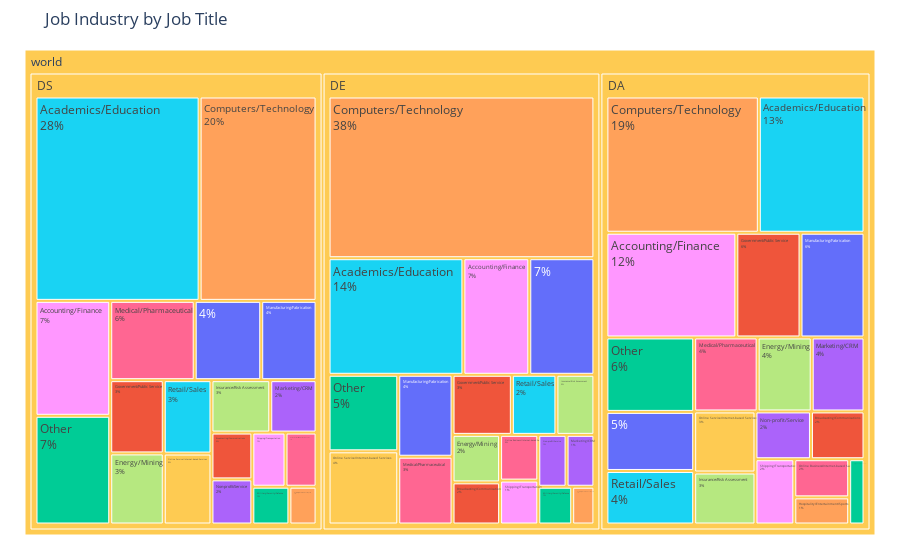

The code cell stored with this chart in its notebook:
### Code cell
import plotly.express as px
import numpy as np
df = response.groupby(['RegroupJobTitle', 'JobIndustry'])['Age'].count().reset_index()
df = df[df['RegroupJobTitle'] != 'OTHER']
fig = px.treemap(df, path=[px.Constant("world"), 'RegroupJobTitle', 'JobIndustry'], values='Age',
                  color='JobIndustry', title = 'Job Industry by Job Title'
#                  hover_data=['iso_alpha'],
#                   color_continuous_scale='RdBu',
#                   color_continuous_midpoint=np.average(df['lifeExp'], weights=df['pop'])
                )
fig.update_traces(textinfo = 'label+percent parent')
fig.update_layout(margin = dict(t=50, l=25, r=25, b=25))
fig.show()

### Figure 1 — Plotly figure (JSON) as saved in the notebook; plotly's stock layout.template omitted (floating-point values rounded to 4 significant figures)
{"data": [{"branchvalues": "total", "customdata": [[""], ["Government/Public Service"], ["Military/Security/Defense"], [""], ["Government/Public Service"], ["Non-profit/Service"], [""], ["Hospitality/Entertainment/Sports"], ["Non-profit/Service"], ["Academics/Education"], ["Hospitality/Entertainment/Sports"], ["Non-profit/Service"], ["Academics/Education"], ["Hospitality/Entertainment/Sports"], ["Online Business/Internet-based Sales"], ["Insurance/Risk Assessment"], ["Online Business/Internet-based Sales"], ["Academics/Education"], ["Online Business/Internet-based Sales"], ["Accounting/Finance"], ["Insurance/Risk Assessment"], ["Online Service/Internet-based Services"], ["Accounting/Finance"], ["Insurance/Risk Assessment"], ["Online Service/Internet-based Services"], ["Accounting/Finance"], ["Manufacturing/Fabrication"], ["Online Service/Internet-based Services"], ["Manufacturing/Fabrication"], ["Broadcasting/Communications"], ["Manufacturing/Fabrication"], ["Other"], ["Broadcasting/Communications"], ["Marketing/CRM"], ["Other"], ["Broadcasting/Communications"], ["Marketing/CRM"], ["Other"], ["Computers/Technology"], ["Marketing/CRM"], ["Retail/Sales"], ["Computers/Technology"], ["Retail/Sales"], ["Computers/Technology"], ["Medical/Pharmaceutical"], ["Energy/Mining"], ["Medical/Pharmaceutical"], ["Retail/Sales"], ["Energy/Mining"], ["Medical/Pharmaceutical"], ["Shipping/Transportation"], ["Energy/Mining"], ["Military/Security/Defense"], ["Shipping/Transportation"], ["Government/Public Service"], ["Military/Security/Defense"], ["Shipping/Transportation"], ["(?)"], ["(?)"], ["(?)"], ["(?)"]], "domain": {"x": [0, 1], "y": [0, 1]}, "hovertemplate": "labels=%{label}<br>Age=%{value}<br>parent=%{parent}<br>id=%{id}<br>JobIndustry=%{customdata[0]}<extra></extra>", "ids": ["world/DA/", "world/DE/Government/Public Service", "world/DS/Military/Security/Defense", "world/DE/", "world/DS/Government/Public Service", "world/DA/Non-profit/Service", "world/DS/", "world/DA/Hospitality/Entertainment/Sports", "world/DE/Non-profit/Service", "world/DA/Academics/Education", "world/DE/Hospitality/Entertainment/Sports", "world/DS/Non-profit/Service", "world/DE/Academics/Education", "world/DS/Hospitality/Entertainment/Sports", "world/DA/Online Business/Internet-based Sales", "world/DA/Insurance/Risk Assessment", "world/DE/Online Business/Internet-based Sales", "world/DS/Academics/Education", "world/DS/Online Business/Internet-based Sales", "world/DA/Accounting/Finance", "world/DE/Insurance/Risk Assessment", "world/DA/Online Service/Internet-based Services", "world/DE/Accounting/Finance", "world/DS/Insurance/Risk Assessment", "world/DE/Online Service/Internet-based Services", "world/DS/Accounting/Finance", "world/DA/Manufacturing/Fabrication", "world/DS/Online Service/Internet-based Services", "world/DE/Manufacturing/Fabrication", "world/DA/Broadcasting/Communications", "world/DS/Manufacturing/Fabrication", "world/DA/Other", "world/DE/Broadcasting/Communications", "world/DA/Marketing/CRM", "world/DE/Other", "world/DS/Broadcasting/Communications", "world/DE/Marketing/CRM", "world/DS/Other", "world/DA/Computers/Technology", "world/DS/Marketing/CRM", "world/DA/Retail/Sales", "world/DE/Computers/Technology", "world/DE/Retail/Sales", "world/DS/Computers/Technology", "world/DA/Medical/Pharmaceutical", "world/DA/Energy/Mining", "world/DE/Medical/Pharmaceutical", "world/DS/Retail/Sales", "world/DE/Energy/Mining", "world/DS/Medical/Pharmaceutical", "world/DA/Shipping/Transportation", "world/DS/Energy/Mining", "world/DA/Military/Security/Defense", "world/DE/Shipping/Transportation", "world/DA/Government/Public Service", "world/DE/Military/Security/Defense", "world/DS/Shipping/Transportation", "world/DA", "world/DE", "world/DS", "world"], "labels": ["", "Government/Public Service", "Military/Security/Defense", "", "Government/Public Service", "Non-profit/Service", "", "Hospitality/Entertainment/Sports", "Non-profit/Service", "Academics/Education", "Hospitality/Entertainment/Sports", "Non-profit/Service", "Academics/Education", "Hospitality/Entertainment/Sports", "Online Business/Internet-based Sales", "Insurance/Risk Assessment", "Online Business/Internet-based Sales", "Academics/Education", "Online Business/Internet-based Sales", "Accounting/Finance", "Insurance/Risk Assessment", "Online Service/Internet-based Services", "Accounting/Finance", "Insurance/Risk Assessment", "Online Service/Internet-based Services", "Accounting/Finance", "Manufacturing/Fabrication", "Online Service/Internet-based Services", "Manufacturing/Fabrication", "Broadcasting/Communications", "Manufacturing/Fabrication", "Other", "Broadcasting/Communications", "Marketing/CRM", "Other", "Broadcasting/Communications", "Marketing/CRM", "Other", "Computers/Technology", "Marketing/CRM", "Retail/Sales", "Computers/Technology", "Retail/Sales", "Computers/Technology", "Medical/Pharmaceutical", "Energy/Mining", "Medical/Pharmaceutical", "Retail/Sales", "Energy/Mining", "Medical/Pharmaceutical", "Shipping/Transportation", "Energy/Mining", "Military/Security/Defense", "Shipping/Transportation", "Government/Public Service", "Military/Security/Defense", "Shipping/Transportation", "DA", "DE", "DS", "world"], "marker": {"colors": ["#636efa", "#EF553B", "#00cc96", "#636efa", "#EF553B", "#ab63fa", "#636efa", "#FFA15A", "#ab63fa", "#19d3f3", "#FFA15A", "#ab63fa", "#19d3f3", "#FFA15A", "#FF6692", "#B6E880", "#FF6692", "#19d3f3", "#FF6692", "#FF97FF", "#B6E880", "#FECB52", "#FF97FF", "#B6E880", "#FECB52", "#FF97FF", "#636efa", "#FECB52", "#636efa", "#EF553B", "#636efa", "#00cc96", "#EF553B", "#ab63fa", "#00cc96", "#EF553B", "#ab63fa", "#00cc96", "#FFA15A", "#ab63fa", "#19d3f3", "#FFA15A", "#19d3f3", "#FFA15A", "#FF6692", "#B6E880", "#FF6692", "#19d3f3", "#B6E880", "#FF6692", "#FF97FF", "#B6E880", "#00cc96", "#FF97FF", "#EF553B", "#00cc96", "#FF97FF", "#FECB52", "#FECB52", "#FECB52", "#FECB52"]}, "name": "", "parents": ["world/DA", "world/DE", "world/DS", "world/DE", "world/DS", "world/DA", "world/DS", "world/DA", "world/DE", "world/DA", "world/DE", "world/DS", "world/DE", "world/DS", "world/DA", "world/DA", "world/DE", "world/DS", "world/DS", "world/DA", "world/DE", "world/DA", "world/DE", "world/DS", "world/DE", "world/DS", "world/DA", "world/DS", "world/DE", "world/DA", "world/DS", "world/DA", "world/DE", "world/DA", "world/DE", "world/DS", "world/DE", "world/DS", "world/DA", "world/DS", "world/DA", "world/DE", "world/DE", "world/DS", "world/DA", "world/DA", "world/DE", "world/DS", "world/DE", "world/DS", "world/DA", "world/DS", "world/DA", "world/DE", "world/DA", "world/DE", "world/DS", "world", "world", "world", ""], "textinfo": "label+percent parent", "type": "treemap", "values": [223, 153, 60, 326, 168, 114, 226, 64, 63, 619, 36, 79, 675, 44, 90, 137, 75, 1437, 72, 585, 98, 161, 330, 132, 219, 368, 288, 145, 191, 110, 188, 281, 86, 168, 229, 82, 62, 348, 893, 104, 202, 1846, 115, 1024, 202, 172, 158, 150, 97, 287, 109, 163, 43, 72, 289, 55, 77, 4750, 4886, 5154, 14790]}], "layout": {"legend": {"tracegroupgap": 0}, "margin": {"b": 25, "l": 25, "r": 25, "t": 50}, "title": {"text": "Job Industry by Job Title"}}}
